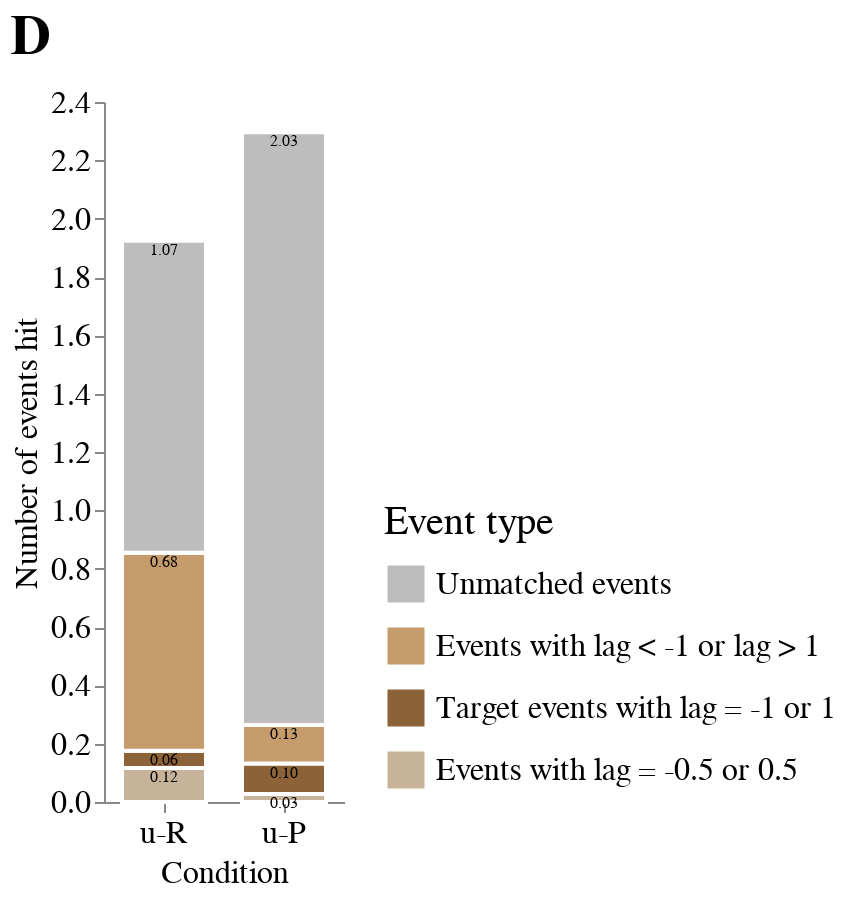

Here is the notebook cell this chart was saved with:
### Code cell
def make_stack_bars(df, cond_map, cmap, n_conds, legendX, width, title):

    stack_bars = alt.Chart(df).mark_bar(size=42, strokeWidth=2, stroke='white').encode(
        y=alt.Y('scenes:Q', axis=alt.Axis(title='Number of events hit', titleFontWeight='normal')),
        x=alt.X('cond_short:N', sort=cond_pr_short, axis=alt.Axis(title='Condition', 
                            titleFontWeight='normal',
                            labelFontWeight='normal', 
                            labelAngle=0)),
        color=alt.Color('e_cond_long', 
                        scale=alt.Scale(domain=list(cond_map.values()), 
                        range=list(cmap.values())),
                        legend=alt.Legend(title='Event type', orient='none', 
                                        legendY=200, legendX=legendX)   #  legendX=360 for 6 conds
                    ),
        order=alt.Order("sort")
    ).properties(width=width, height=350, title=title)  # width=350 for 6 conds
    text = alt.Chart(df).mark_text(fontSize=8, dx=0, dy=5, color='black').encode(
        y=alt.Y('scenes:Q', stack='zero'),
        x=alt.X('cond_short:N', sort=cond_pr_short),
        detail='e_cond_long:N',
        order=alt.Order("sort"),
        text=alt.Text('scenes:Q', format='.2f')
    )

    if n_conds==2:
        stack_bars = stack_bars.transform_filter(alt.FieldOneOfPredicate(field='condition', oneOf=['r0','p0']))
        text = text.transform_filter(alt.FieldOneOfPredicate(field='condition', oneOf=['r0','p0']))

    return stack_bars+text

stack_bars2 = make_stack_bars(cond_mean_e_long, e_cond_long_map, e_cond_cmap, n_conds=2, legendX=140, width=120, title='D')
stack_bars4 = make_stack_bars(cond_mean_e_long, e_cond_long_map, e_cond_cmap, n_conds=6, legendX=250, width=240, title='')

cond_mean_e_sl_long

p = (stack_bars2).configure_legend(
    titleFontWeight='normal',
    symbolSize=400,  
    titleFontSize=20,
    labelFontSize=16, 
    labelLimit=1000,
    titleLimit=1000,
    titlePadding=10,
    rowPadding=5
).configure_axis(
    titleFontSize=16,
    labelFontSize=16,
    grid=False
).configure_view(
    strokeWidth=0
).configure_title(
    fontSize=28,
    anchor='start',
    offset=10
)
# p.save('../figs/core/events_stacked_bar.svg')
p

### Figure 1 — Vega-Lite specification as saved in the notebook (floating-point values rounded to 4 significant figures)
{"config": {"view": {"continuousWidth": 400, "continuousHeight": 300, "strokeWidth": 0}, "axis": {"grid": false, "labelFontSize": 16, "titleFontSize": 16}, "legend": {"labelFontSize": 16, "labelLimit": 1000, "rowPadding": 5, "symbolSize": 400, "titleFontSize": 20, "titleFontWeight": "normal", "titleLimit": 1000, "titlePadding": 10}, "title": {"anchor": "start", "fontSize": 28, "offset": 10}}, "layer": [{"mark": {"type": "bar", "size": 42, "stroke": "white", "strokeWidth": 2}, "encoding": {"color": {"field": "e_cond_long", "legend": {"legendX": 140, "legendY": 200, "orient": "none", "title": "Event type"}, "scale": {"domain": ["Unmatched events", "Events with lag < -1 or lag > 1", "Target events with lag = -1 or 1", "Events with lag = -0.5 or 0.5"], "range": ["#bdbdbd", "#C69C6D", "#8C6238", "#C7B39A"]}, "type": "nominal"}, "order": {"field": "sort", "type": "quantitative"}, "x": {"axis": {"labelAngle": 0, "labelFontWeight": "normal", "title": "Condition", "titleFontWeight": "normal"}, "field": "cond_short", "sort": ["u-R", "u-P", "c-R", "c-P"], "type": "nominal"}, "y": {"axis": {"title": "Number of events hit", "titleFontWeight": "normal"}, "field": "scenes", "type": "quantitative"}}, "height": 350, "title": "D", "transform": [{"filter": {"field": "condition", "oneOf": ["r0", "p0"]}}], "width": 120}, {"mark": {"type": "text", "color": "black", "dx": 0, "dy": 5, "fontSize": 8}, "encoding": {"detail": {"field": "e_cond_long", "type": "nominal"}, "order": {"field": "sort", "type": "quantitative"}, "text": {"field": "scenes", "format": ".2f", "type": "quantitative"}, "x": {"field": "cond_short", "sort": ["u-R", "u-P", "c-R", "c-P"], "type": "nominal"}, "y": {"field": "scenes", "stack": "zero", "type": "quantitative"}}, "transform": [{"filter": {"field": "condition", "oneOf": ["r0", "p0"]}}]}], "data": {"name": "data-dc8f4920a8f6e0e1b9f84d5a6c834ca9"}, "$schema": "https://vega.github.io/schema/vega-lite/v4.17.0.json", "datasets": {"data-dc8f4920a8f6e0e1b9f84d5a6c834ca9": [{"condition": "p", "e_cond": "e_target", "scenes": 0.4034, "sort": 2, "cond_short": "c-P", "e_cond_long": "Target events with lag = -1 or 1"}, {"condition": "p0", "e_cond": "e_target", "scenes": 0.1042, "sort": 2, "cond_short": "u-P", "e_cond_long": "Target events with lag = -1 or 1"}, {"condition": "r", "e_cond": "e_target", "scenes": 0.5913, "sort": 2, "cond_short": "c-R", "e_cond_long": "Target events with lag = -1 or 1"}, {"condition": "r0", "e_cond": "e_target", "scenes": 0.05921, "sort": 2, "cond_short": "u-R", "e_cond_long": "Target events with lag = -1 or 1"}, {"condition": "p", "e_cond": "e_gap", "scenes": 0.05324, "sort": 1, "cond_short": "c-P", "e_cond_long": "Events with lag = -0.5 or 0.5"}, {"condition": "p0", "e_cond": "e_gap", "scenes": 0.02778, "sort": 1, "cond_short": "u-P", "e_cond_long": "Events with lag = -0.5 or 0.5"}, {"condition": "r", "e_cond": "e_gap", "scenes": 0.04605, "sort": 1, "cond_short": "c-R", "e_cond_long": "Events with lag = -0.5 or 0.5"}, {"condition": "r0", "e_cond": "e_gap", "scenes": 0.1162, "sort": 1, "cond_short": "u-R", "e_cond_long": "Events with lag = -0.5 or 0.5"}, {"condition": "p", "e_cond": "e_ahead", "scenes": 0.1597, "sort": 3, "cond_short": "c-P", "e_cond_long": "Events with lag < -1 or lag > 1"}, {"condition": "p0", "e_cond": "e_ahead", "scenes": 0.1319, "sort": 3, "cond_short": "u-P", "e_cond_long": "Events with lag < -1 or lag > 1"}, {"condition": "r", "e_cond": "e_ahead", "scenes": 0.206, "sort": 3, "cond_short": "c-R", "e_cond_long": "Events with lag < -1 or lag > 1"}, {"condition": "r0", "e_cond": "e_ahead", "scenes": 0.6794, "sort": 3, "cond_short": "u-R", "e_cond_long": "Events with lag < -1 or lag > 1"}, {"condition": "p", "e_cond": "e_unmatch", "scenes": 1.954, "sort": 4, "cond_short": "c-P", "e_cond_long": "Unmatched events"}, {"condition": "p0", "e_cond": "e_unmatch", "scenes": 2.032, "sort": 4, "cond_short": "u-P", "e_cond_long": "Unmatched events"}, {"condition": "r", "e_cond": "e_unmatch", "scenes": 1.348, "sort": 4, "cond_short": "c-R", "e_cond_long": "Unmatched events"}, {"condition": "r0", "e_cond": "e_unmatch", "scenes": 1.069, "sort": 4, "cond_short": "u-R", "e_cond_long": "Unmatched events"}]}}
